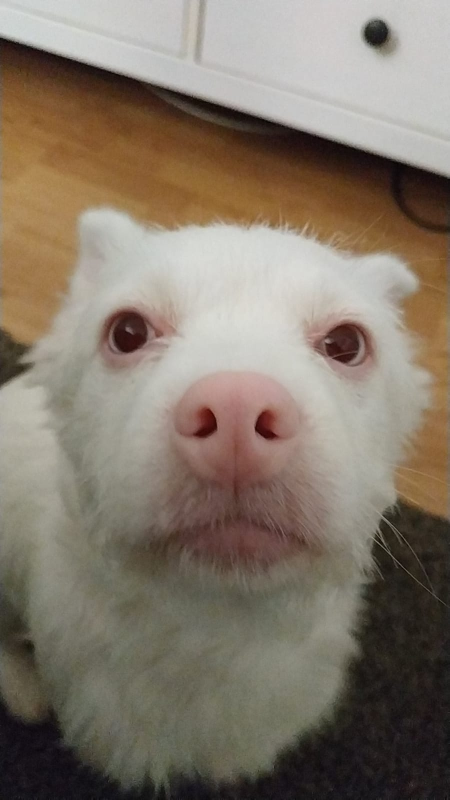
#> input picture capítulo3/La_verdadera_y_única_Reina_de_España.jpeg, 899 x 1599 px (shown at 1/2 size)
$ python ApproximatedPolygonAndHull.py 'La_verdadera_y_única_Reina_de_España.jpeg'
#> lines starting #> are read from the running program, lines starting #| are printed output that depends on the picture; after the words box and inside, x2 and y2 are one past the last pixel; in counts of white or black regions, pixels touching at a corner belong together
import cv2
import numpy as np

from RandomBlobGenerator import generate_blob

import sys

if len(sys.argv) == 1:
    generate_blob()
    name = "blob.png"
else:
    name = sys.argv[1]

img = cv2.pyrDown(cv2.imread(name, cv2.IMREAD_UNCHANGED))
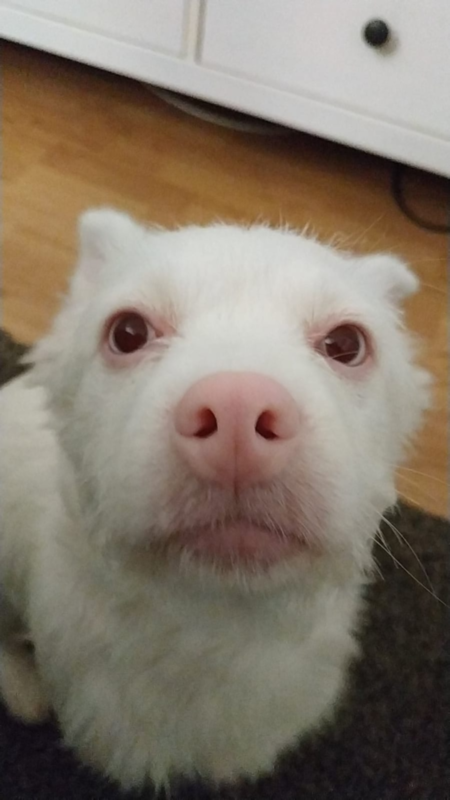
#> img: shape (800, 450, 3); mean B, G, R 106.2, 119.9, 131.4

ret, thresh = cv2.threshold(cv2.cvtColor(img,cv2.COLOR_BGR2GRAY), 127, 255, cv2.THRESH_BINARY)
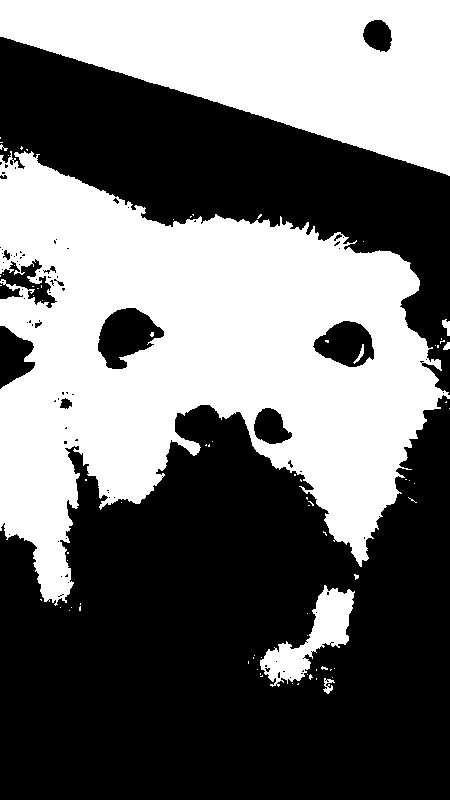
#> thresh: shape (800, 450); 44.2% white; 78 white regions (70 under 20 px)

contours, hier = cv2.findContours(thresh, cv2.RETR_EXTERNAL, cv2.CHAIN_APPROX_SIMPLE)
#> contours = 75 contours, 69 with area under 20; largest, box (x1, y1, x2, y2) and area: (0, 151, 450, 606) 112652, (0, 0, 450, 176) 46974, (260, 585, 355, 687) 3344, (323, 678, 335, 694) 61, (442, 319, 450, 336) 59, (443, 342, 450, 350) 28

black = np.zeros_like(img)
for c in contours:
    epsilon = 0.01 * cv2.arcLength(c, True) # 1% discrepacy tolerance
    approx = cv2.approxPolyDP(c, epsilon, True)
    hull = cv2.convexHull(c)
    cv2.drawContours(black, [c], -1, (0,255, 0), 2)
    cv2.drawContours(black, [approx], -1, (255, 255, 0), 2)
    cv2.drawContours(black, [hull], -1, (0, 0, 255), 2)
#> this loop made 75 passes
#> (epsilon, approx, hull) on passes 1, 4, 6, 9, 10, 11, 15: (0.0341, [[298, 683], [297, 684], [298, 684]], [[298, 684], [297, 684], [298, 683]]), (0.02, [[316, 678], [316, 679]], [[316, 679], [316, 678]]), (0.0541, [[262, 675], [261, 676], [260, 676], [262, 676]], [[262, 676], [260, 676], [262, 675]]), (0.02, [[260, 673], [260, 674]], [[260, 674], [260, 673]]), (0.0341, [[331, 669], [330, 669], [330, 670]], [[331, 669], [330, 670], [330, 669]]), (0.02, [[316, 669], [316, 670]], [[316, 670], [316, 669]]), (0.04, [[248, 661], [248, 663]], [[248, 663], [248, 661]])
#> (epsilon, hull) on passes 2, 5, 8, 12, 13, 16: (0, [[292, 683]]), (0, [[332, 677]]), (0, [[307, 674]]), (0, [[257, 669]]), (0, [[334, 668]]), (0, [[261, 657]])
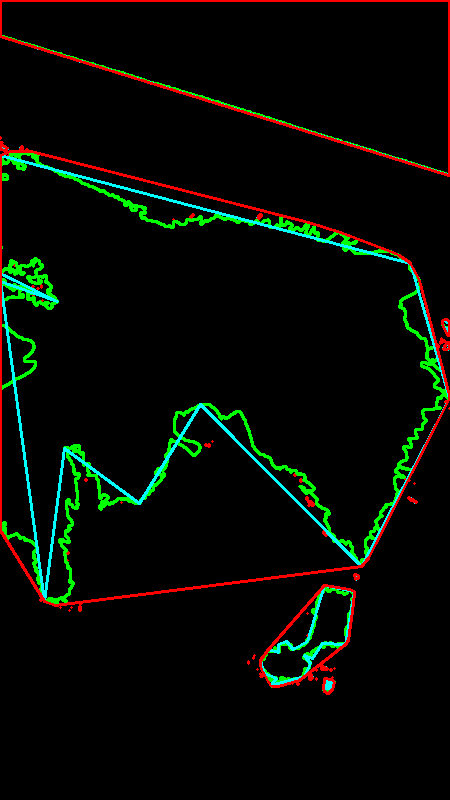
#> black: shape (800, 450, 3); mean of channels 0, 1, 2 4, 10.6, 6.1; drawn as B, G, R

cv2.imshow("approxpoly_"+name, black)
cv2.waitKey()
cv2.destroyAllWindows()
cv2.imwrite("approxpoly"+name, black)
